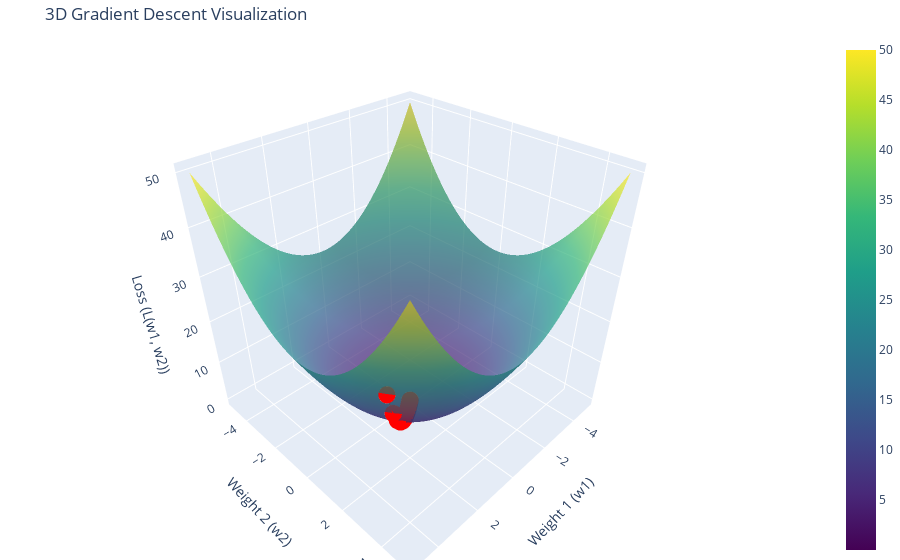

The cell this chart's notebook holds for it:
### Code cell
import numpy as np
import plotly.graph_objects as go

# Define the 3D loss function: L(w1, w2) = w1^2 + w2^2
def loss_function(w1, w2):
    return w1**2 + w2**2

# Define the gradient of the loss function
def gradient(w1, w2):
    grad_w1 = 2 * w1
    grad_w2 = 2 * w2
    return grad_w1, grad_w2

# Gradient descent parameters
learning_rate = 0.1
iterations = 20
initial_w1, initial_w2 = 4.0, 3.0

# Lists to store weights and corresponding loss values
w1_values = [initial_w1]
w2_values = [initial_w2]
loss_values = [loss_function(initial_w1, initial_w2)]

# Perform Gradient Descent
w1, w2 = initial_w1, initial_w2
for i in range(iterations):
    grad_w1, grad_w2 = gradient(w1, w2)  # Compute gradients
    w1 -= learning_rate * grad_w1       # Update w1
    w2 -= learning_rate * grad_w2       # Update w2
    w1_values.append(w1)
    w2_values.append(w2)
    loss_values.append(loss_function(w1, w2))

# Create a grid for the 3D surface plot
w1_grid = np.linspace(-5, 5, 100)
w2_grid = np.linspace(-5, 5, 100)
w1_grid, w2_grid = np.meshgrid(w1_grid, w2_grid)
loss_grid = loss_function(w1_grid, w2_grid)

# Create the 3D surface plot
surface = go.Surface(x=w1_grid, y=w2_grid, z=loss_grid, colorscale="Viridis", opacity=0.7)

# Create the gradient descent path as a 3D scatter plot
path = go.Scatter3d(
    x=w1_values,
    y=w2_values,
    z=loss_values,
    mode="markers+lines",
    marker=dict(size=6, color="red"),
    line=dict(color="red", width=2),
    name="Gradient Descent Path"
)

# Combine the surface and path in one figure
fig = go.Figure(data=[surface, path])

# Layout settings
fig.update_layout(
    title="3D Gradient Descent Visualization",
    scene=dict(
        xaxis_title="Weight 1 (w1)",
        yaxis_title="Weight 2 (w2)",
        zaxis_title="Loss (L(w1, w2))",
    ),
    margin=dict(l=0, r=0, b=0, t=40),
)

# Show the plot
fig.show()

### Figure 1 — Plotly figure (JSON) as saved in the notebook; plotly's stock layout.template omitted (floating-point values rounded to 4 significant figures; data arrays with more than 128 entries replaced by an {"elided": "..."} marker saying what was removed)
{"data": [{"colorscale": [[0, "#440154"], [0.1111, "#482878"], [0.2222, "#3e4989"], [0.3333, "#31688e"], [0.4444, "#26828e"], [0.5556, "#1f9e89"], [0.6667, "#35b779"], [0.7778, "#6ece58"], [0.8889, "#b5de2b"], [1, "#fde725"]], "opacity": 0.7, "type": "surface", "x": {"elided": "100x100 float values"}, "y": {"elided": "100x100 float values"}, "z": {"elided": "100x100 float values"}}, {"line": {"color": "red", "width": 2}, "marker": {"color": "red", "size": 6}, "mode": "markers+lines", "name": "Gradient Descent Path", "type": "scatter3d", "x": [4, 3.2, 2.56, 2.048, 1.638, 1.311, 1.049, 0.8389, 0.6711, 0.5369, 0.4295, 0.3436, 0.2749, 0.2199, 0.1759, 0.1407, 0.1126, 0.09007, 0.07206, 0.05765, 0.04612], "y": [3, 2.4, 1.92, 1.536, 1.229, 0.983, 0.7864, 0.6291, 0.5033, 0.4027, 0.3221, 0.2577, 0.2062, 0.1649, 0.1319, 0.1056, 0.08444, 0.06755, 0.05404, 0.04323, 0.03459], "z": [25, 16, 10.24, 6.554, 4.194, 2.684, 1.718, 1.1, 0.7037, 0.4504, 0.2882, 0.1845, 0.1181, 0.07556, 0.04836, 0.03095, 0.01981, 0.01268, 0.008113, 0.005192, 0.003323]}], "layout": {"margin": {"b": 0, "l": 0, "r": 0, "t": 40}, "scene": {"xaxis": {"title": {"text": "Weight 1 (w1)"}}, "yaxis": {"title": {"text": "Weight 2 (w2)"}}, "zaxis": {"title": {"text": "Loss (L(w1, w2))"}}}, "title": {"text": "3D Gradient Descent Visualization"}}}
